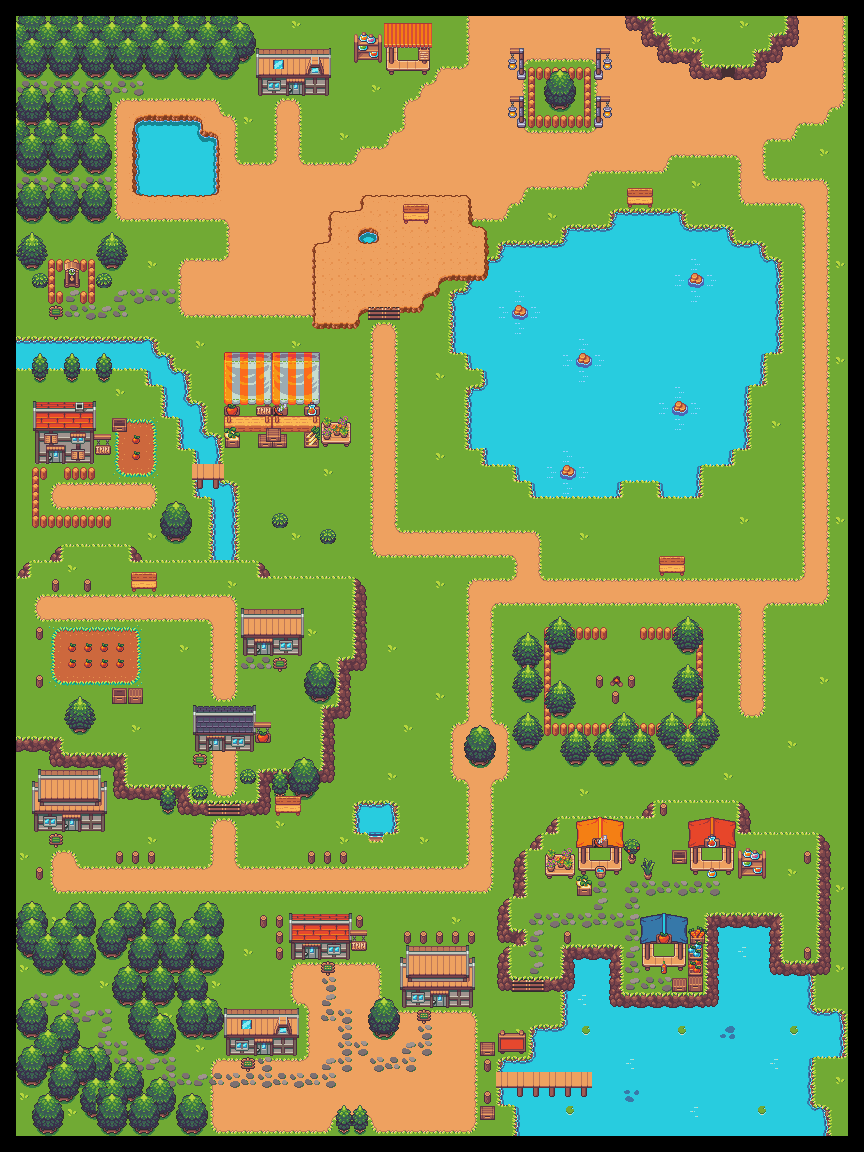

Tiled map render using the project's own tile images. Description and the map definition, with tile-layer contents summarised, below:
An orthogonal 54x72 tile map with 16x16 px tiles, 9 tile layers (sol, sol2, batiments, chemin, ...), 1 hidden layer not drawn.

<map version="1.5" tiledversion="1.7.1" orientation="orthogonal" renderorder="right-down" width="54" height="72" tilewidth="16" tileheight="16" infinite="0" nextlayerid="12" nextobjectid="1">
 <tileset firstgid="1" source="tilset.tsx" />
 <layer id="1" name="sol" width="54" height="72">
  <data>[3888 cells, 3640 non-empty, 39 distinct tile ids]</data>
 </layer>
 <layer id="2" name="sol2" width="54" height="72">
  <data>[3888 cells, 626 non-empty, 54 distinct tile ids]</data>
 </layer>
 <layer id="3" name="batiments" width="54" height="72">
  <data>[3888 cells, 222 non-empty, 116 distinct tile ids]</data>
 </layer>
 <layer id="7" name="chemin" width="54" height="72">
  <data>[3888 cells, 181 non-empty, 17 distinct tile ids]</data>
 </layer>
 <layer id="4" name="vegetation" width="54" height="72">
  <data>[3888 cells, 423 non-empty, 51 distinct tile ids]</data>
 </layer>
 <layer id="5" name="vegetation2" width="54" height="72">
  <data>[3888 cells, 180 non-empty, 13 distinct tile ids]</data>
 </layer>
 <layer id="6" name="vegetation3" width="54" height="72">
  <data>[3888 cells, 130 non-empty, 12 distinct tile ids]</data>
 </layer>
 <layer id="8" name="divers" width="54" height="72">
  <data>[3888 cells, 584 non-empty, 89 distinct tile ids]</data>
 </layer>
 <layer id="9" name="divers2" width="54" height="72">
  <data>[3888 cells, 437 non-empty, 13 distinct tile ids]</data>
 </layer>
 <layer id="10" name="contraintes" width="54" height="72" visible="0">
  <data>[3888 cells, 1708 non-empty, 1 distinct tile ids]</data>
 </layer>
</map>
